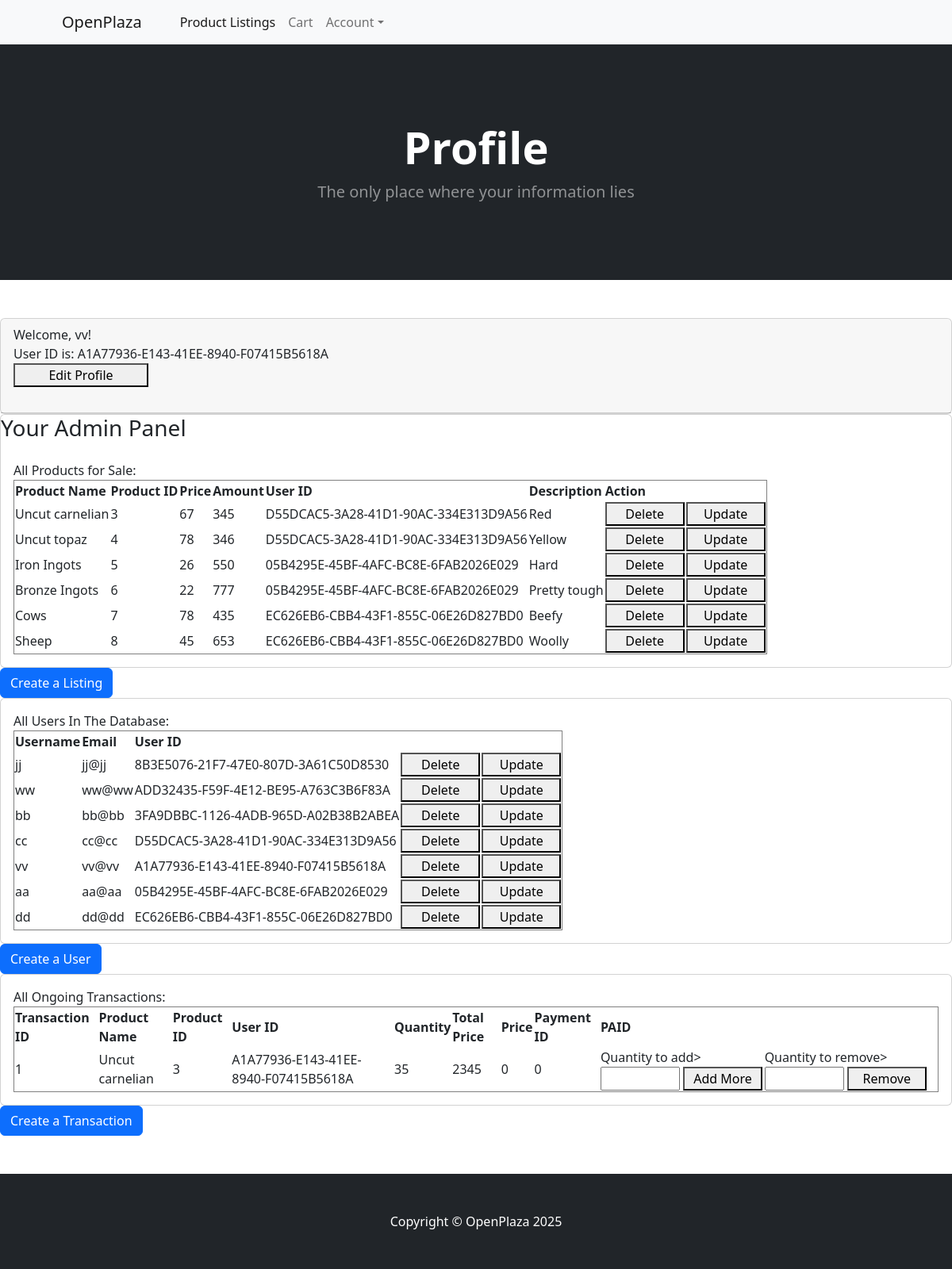
The page /profile.php (signed in) on the database its author committed.
### tables this page shows
CREATE TABLE `products` (
  `ProductName` text NOT NULL,
  `ProductID` int(11) NOT NULL,
  `UserID` varchar(255) NOT NULL,
  `Amount` int(11) NOT NULL,
  `Description` text NOT NULL,
  `Price` int(11) NOT NULL,
  `ImagePath` varchar(255) NOT NULL
);

CREATE TABLE `users` (
  `Username` text NOT NULL,
  `Email` text NOT NULL,
  `Password` text NOT NULL,
  `UserID` varchar(36) NOT NULL,
  `VendorID` varchar(255) NOT NULL,
  `AdminID` varchar(255) NOT NULL
);

CREATE TABLE `transactions` (
  `TransactionID` int(11) NOT NULL,
  `ProductName` text NOT NULL,
  `ProductID` int(11) NOT NULL,
  `UserID` varchar(255) NOT NULL,
  `Quantity` int(11) NOT NULL,
  `TotalPrice` int(11) NOT NULL,
  `Price` int(11) NOT NULL,
  `PaymentID` int(11) NOT NULL,
  `PAID` tinyint(1) NOT NULL
);

### profile.php (the view, shortened to what this page needs)
<!DOCTYPE html>
<html lang="en">
    <head>
        <link href="https://cdn.jsdelivr.net/npm/bootstrap-icons@1.5.0/font/bootstrap-icons.css" rel="stylesheet" />
        <link href="styles.css" rel="stylesheet" />
    </head>
    <body>
        <nav class="navbar navbar-expand-lg navbar-light bg-light">
            <div class="container px-4 px-lg-5">
                <a class="navbar-brand" href="index.php">OpenPlaza</a>
                <div class="collapse navbar-collapse" id="navbarSupportedContent">
                    <ul class="navbar-nav me-auto mb-2 mb-lg-0 ms-lg-4">
                        <li class="nav-item"><a class="nav-link active" href="product_listings.php">Product Listings</a></li>
                        <li class="nav-item"><a class="nav-link" href="cart.php">Cart</a></li>
                        <li class="nav-item dropdown">
                            <a class="nav-link dropdown-toggle" id="navbarDropdown" href="#" role="button" data-bs-toggle="dropdown" aria-expanded="false">Account</a>
                        </li>
                    </ul>
                </div>
            </div>
        </nav>
        <header class="bg-dark py-5">
            <div class="container px-4 px-lg-5 my-5">
                <div class="text-center text-white">
                    <h1 class="display-4 fw-bolder">Profile</h1>
                    <p class="lead fw-normal text-white-50 mb-0">The only place where your information lies</p>
                </div>
            </div>
        </header>
        <section class="py-5">
        <div class = "card">
            <div class = "card-header">
                Welcome, <?php echo $_SESSION["Username"] ?>!<br>
                User ID is: <?php echo $_SESSION["UserID"] ?><br>
                <form action="profile_edit_entry.php" method="post">
                        <button style="height:30px; width:170px" input type="submit" name="UserID" value="<?= htmlspecialchars($row['UserID']) ?>">Edit Profile</button></form><br>
            </div>
        </div>
<?php if(isset($_SESSION["AdminID"])) { ?>
        <div class = "card">
        <h3>Your Admin Panel</h3>
            <div class = "card-body">
                All Products for Sale:
                    <?php
                    $conn = mysqli_connect("localhost","root","","openplaza");
                    $result = mysqli_query($conn,"SELECT * FROM products LIMIT 50");
                    $data = $result->fetch_all(MYSQLI_ASSOC);
                    ?>
                    <table border="1">
                    <tr>
                        <th>Product Name</th>
                        <th>Product ID</th>
                        <th>Price</th>
                        <th>Amount</th>
                        <th>User ID</th>
                        <th>Description</th>
                        <th>Action</th>
                    </tr>
                    <?php foreach($data as $row): ?>
                    <tr>
                        <td><?= htmlspecialchars($row['ProductName']) ?></td>
                        <td><?= htmlspecialchars($row['ProductID']) ?></td>
                        <td><?= htmlspecialchars($row['Price']) ?></td>
                        <td><?= htmlspecialchars($row['Amount']) ?></td>
                        <td><?= htmlspecialchars($row['UserID']) ?></td>
                        <td><?= htmlspecialchars($row['Description']) ?></td>
                        <td><form action="remove_product.php" method="post">
                            <button style="height:30px; width:100px" input type="submit" name="ProductID" value="<?= htmlspecialchars($row['ProductID']) ?>">Delete</button></form></td>
                        <td><form action="product_edit_entry.php" method="post">
                            <button style="height:30px; width:100px" input type="submit" name="ProductID" value="<?= htmlspecialchars($row['ProductID']) ?>">Update</button></form></td>
                        </tr>
                    <?php endforeach ?>
                    </table>
            </div>
        </div>
        <div class = "card-footer">
            <button type = "button" class = "btn btn-primary" data-bs-toggle="modal" data-bs-target="#myModal1">
                Create a Listing
            </button>
        </div>
        <div class = "card">
            <div class = "card-body">
                All Users In The Database:
                    <?php
                    $conn = mysqli_connect("localhost","root","","openplaza");
                    $result = mysqli_query($conn,"SELECT * FROM users LIMIT 50");
                    $data = $result->fetch_all(MYSQLI_ASSOC);
                    ?>
                    <table border="1">
                    <tr>
                        <th>Username</th>
                        <th>Email</th>
                        <th>User ID</th>
                    </tr>
                    <?php foreach($data as $row): ?>
                    <tr>
                        <td><?= htmlspecialchars($row['Username']) ?></td>
                        <td><?= htmlspecialchars($row['Email']) ?></td>
                        <td><?= htmlspecialchars($row['UserID']) ?></td>
                        <td><form action="user_remove.php" method="post">
                            <button style="height:30px; width:100px" input type="submit" name="UserID" value="<?= htmlspecialchars($row['UserID']) ?>">Delete</button></form></td>
                        <td><form action="profile_edit_entry.php" method="post">
                            <button style="height:30px; width:100px" input type="submit" name="UserID" value="<?= htmlspecialchars($row['UserID']) ?>">Update</button></form></td>
                        </tr>
                    <?php endforeach ?>
                    </table>
            </div>
        </div>
        <div class = "card-footer">
            <button type = "button" class = "btn btn-primary" data-bs-toggle="modal" data-bs-target="#myModal2">
                Create a User
            </button>
        </div>
        <div class = "card">
            <div class = "card-body">
                All Ongoing Transactions:
                    <?php
                    $conn = mysqli_connect("localhost","root","","openplaza");
                    $result = mysqli_query($conn,"SELECT * FROM transactions LIMIT 50");
                    $data = $result->fetch_all(MYSQLI_ASSOC);
                    ?>
                    <table border="1">
                    <tr>
                        <th>Transaction ID</th>
                        <th>Product Name</th>
                        <th>Product ID</th>
                        <th>User ID</th>
                        <th>Quantity</th>
                        <th>Total Price</th>
                        <th>Price</th>
                        <th>Payment ID</th>
                        <th>PAID</th>
                    </tr>
                    <?php foreach($data as $row): ?>
                    <tr>
                        <td><?= htmlspecialchars($row['TransactionID']) ?></td>
                        <td><?= htmlspecialchars($row['ProductName']) ?></td>
                        <td><?= htmlspecialchars($row['ProductID']) ?></td>
                        <td><?= htmlspecialchars($row['UserID']) ?></td>
                        <td><?= htmlspecialchars($row['Quantity']) ?></td>
                        <td><?= htmlspecialchars($row['TotalPrice']) ?></td>
                        <td><?= htmlspecialchars($row['PaymentID']) ?></td>
                        <td><?= htmlspecialchars($row['PAID']) ?></td>
                        <td><form action="cart_increase.php" method="post">
                                <label for="Quantity">Quantity to add></label>
                                <input style="height:30px; width:100px" id="Quantity" name="Quantity"></input>
                                <button style="height:30px; width:100px" input type="submit" name="ProductID" value="<?= htmlspecialchars($row['ProductID']) ?>">Add More</button></form></td>
                        <td><form action="cart_remove.php" method="post">
                                <label for="Quantity">Quantity to remove></label>
                                <input style="height:30px; width:100px" id="Quantity" name="Quantity"></input>
                                <button style="height:30px; width:100px" input type="submit" name="ProductID" value="<?= htmlspecialchars($row['ProductID']) ?>">Remove</button></form></td>
                            </tr>
                    <?php endforeach ?>
                    </table>
            </div>
        </div>
        <div class = "card-footer">
            <button type = "button" class = "btn btn-primary" data-bs-toggle="modal" data-bs-target="#myModal4">
                Create a Transaction
            </button>
        </div>
<?php } ?>
        </section>
        <footer class="py-5 bg-dark">
            <div class="container"><p class="m-0 text-center text-white">Copyright &copy; OpenPlaza 2025</p></div>
        </footer>
    </body>
</html>

### rows shown on the page
products: ProductName "Uncut carnelian", ProductID "3", Price "67", Amount "345", UserID "D55DCAC5-3A28-41D1-90AC-334E313D9A56", Description "Red"
products: ProductName "Uncut topaz", ProductID "4", Price "78", Amount "346", UserID "D55DCAC5-3A28-41D1-90AC-334E313D9A56", Description "Yellow"
products: ProductName "Iron Ingots", ProductID "5", Price "26", Amount "550", UserID "05B4295E-45BF-4AFC-BC8E-6FAB2026E029", Description "Hard"
products: ProductName "Bronze Ingots", ProductID "6", Price "22", Amount "777", UserID "05B4295E-45BF-4AFC-BC8E-6FAB2026E029", Description "Pretty tough"
products: ProductName "Cows", ProductID "7", Price "78", Amount "435", UserID "EC626EB6-CBB4-43F1-855C-06E26D827BD0", Description "Beefy"
products: ProductName "Sheep", ProductID "8", Price "45", Amount "653", UserID "EC626EB6-CBB4-43F1-855C-06E26D827BD0", Description "Woolly"
users: Username "jj", Email "jj@jj", UserID "8B3E5076-21F7-47E0-807D-3A61C50D8530"
users: Username "ww", Email "ww@ww", UserID "ADD32435-F59F-4E12-BE95-A763C3B6F83A"
users: Username "bb", Email "bb@bb", UserID "3FA9DBBC-1126-4ADB-965D-A02B38B2ABEA"
users: Username "cc", Email "cc@cc", UserID "D55DCAC5-3A28-41D1-90AC-334E313D9A56"
users: Username "vv", Email "vv@vv", UserID "A1A77936-E143-41EE-8940-F07415B5618A"
users: Username "aa", Email "aa@aa", UserID "05B4295E-45BF-4AFC-BC8E-6FAB2026E029"
users: Username "dd", Email "dd@dd", UserID "EC626EB6-CBB4-43F1-855C-06E26D827BD0"
transactions: TransactionID "1", ProductName "Uncut carnelian", ProductID "3", UserID "A1A77936-E143-41EE-8940-F07415B5618A", Quantity "35", TotalPrice "2345", PaymentID "0", PAID "0"

### other values the page prints
$_SESSION["Username"] "vv"
$_SESSION["UserID"] "A1A77936-E143-41EE-8940-F07415B5618A"
